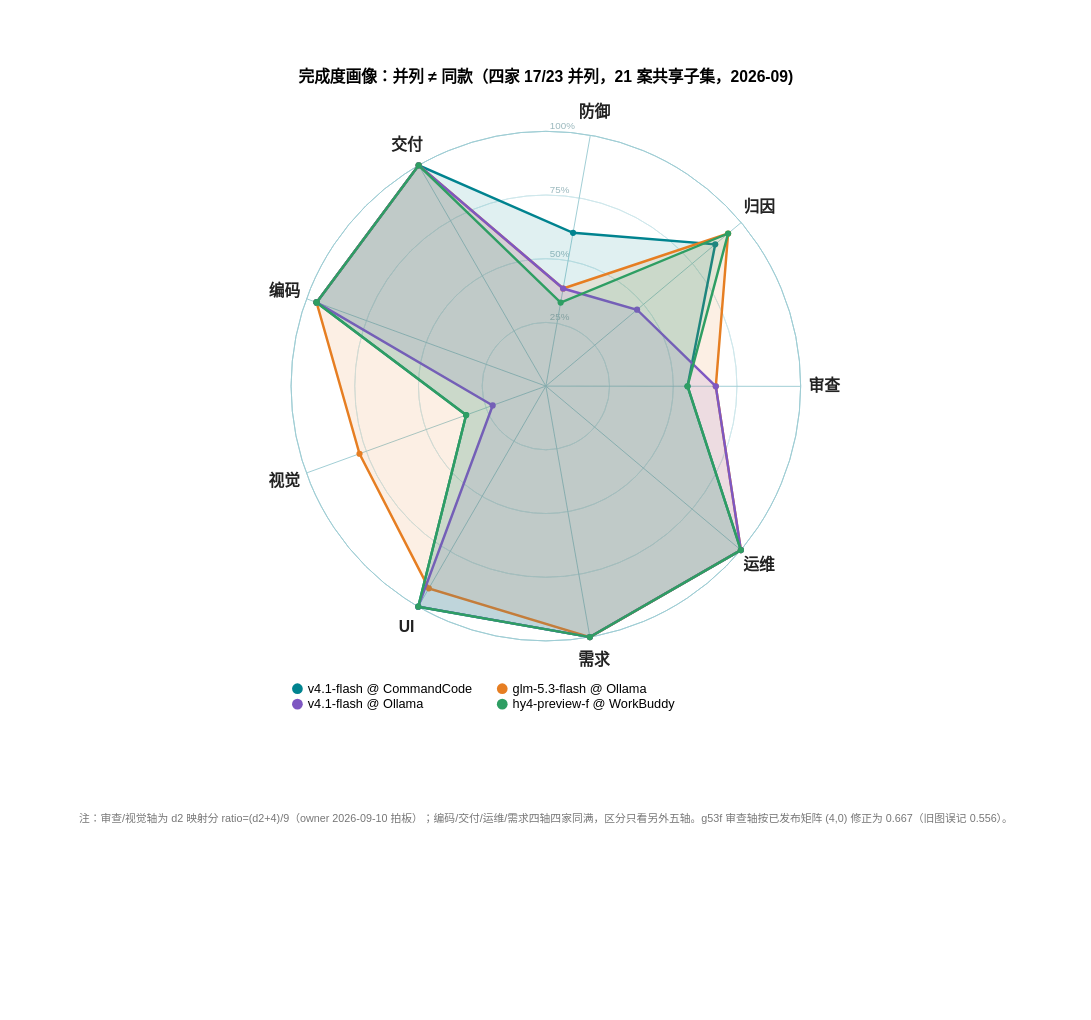

Write a Vega-Lite specification for this figure.
### Vega specification from a JSON file in a GitHub repository (floating-point values rounded to 4 significant figures)
{"$schema": "https://vega.github.io/schema/vega/v5.json", "width": 520, "height": 520, "padding": {"top": 70, "left": 80, "right": 80, "bottom": 200}, "title": {"text": "完成度画像：并列 ≠ 同款（四家 17/23 并列，21 案共享子集，2026-09)", "fontSize": 16, "anchor": "middle", "offset": 20}, "signals": [{"name": "radius", "update": "width / 2"}], "data": [{"name": "table", "values": [{"key": "编码", "category": "v4.1-flash @ CommandCode", "value": 0.958}, {"key": "交付", "category": "v4.1-flash @ CommandCode", "value": 1.0}, {"key": "防御", "category": "v4.1-flash @ CommandCode", "value": 0.611}, {"key": "归因", "category": "v4.1-flash @ CommandCode", "value": 0.867}, {"key": "审查", "category": "v4.1-flash @ CommandCode", "value": 0.556}, {"key": "运维", "category": "v4.1-flash @ CommandCode", "value": 1.0}, {"key": "需求", "category": "v4.1-flash @ CommandCode", "value": 1.0}, {"key": "UI", "category": "v4.1-flash @ CommandCode", "value": 1.0}, {"key": "视觉", "category": "v4.1-flash @ CommandCode", "value": 0.333}, {"key": "编码", "category": "v4.1-flash @ CommandCode", "value": 0.958, "close": true}, {"key": "编码", "category": "glm-5.3-flash @ Ollama", "value": 0.958}, {"key": "交付", "category": "glm-5.3-flash @ Ollama", "value": 1.0}, {"key": "防御", "category": "glm-5.3-flash @ Ollama", "value": 0.389}, {"key": "归因", "category": "glm-5.3-flash @ Ollama", "value": 0.933}, {"key": "审查", "category": "glm-5.3-flash @ Ollama", "value": 0.667}, {"key": "运维", "category": "glm-5.3-flash @ Ollama", "value": 1.0}, {"key": "需求", "category": "glm-5.3-flash @ Ollama", "value": 1.0}, {"key": "UI", "category": "glm-5.3-flash @ Ollama", "value": 0.917}, {"key": "视觉", "category": "glm-5.3-flash @ Ollama", "value": 0.778}, {"key": "编码", "category": "glm-5.3-flash @ Ollama", "value": 0.958, "close": true}, {"key": "编码", "category": "v4.1-flash @ Ollama", "value": 0.958}, {"key": "交付", "category": "v4.1-flash @ Ollama", "value": 1.0}, {"key": "防御", "category": "v4.1-flash @ Ollama", "value": 0.389}, {"key": "归因", "category": "v4.1-flash @ Ollama", "value": 0.467}, {"key": "审查", "category": "v4.1-flash @ Ollama", "value": 0.667}, {"key": "运维", "category": "v4.1-flash @ Ollama", "value": 1.0}, {"key": "需求", "category": "v4.1-flash @ Ollama", "value": 1.0}, {"key": "UI", "category": "v4.1-flash @ Ollama", "value": 1.0}, {"key": "视觉", "category": "v4.1-flash @ Ollama", "value": 0.222}, {"key": "编码", "category": "v4.1-flash @ Ollama", "value": 0.958, "close": true}, {"key": "编码", "category": "hy4-preview-f @ WorkBuddy", "value": 0.958}, {"key": "交付", "category": "hy4-preview-f @ WorkBuddy", "value": 1.0}, {"key": "防御", "category": "hy4-preview-f @ WorkBuddy", "value": 0.333}, {"key": "归因", "category": "hy4-preview-f @ WorkBuddy", "value": 0.933}, {"key": "审查", "category": "hy4-preview-f @ WorkBuddy", "value": 0.556}, {"key": "运维", "category": "hy4-preview-f @ WorkBuddy", "value": 1.0}, {"key": "需求", "category": "hy4-preview-f @ WorkBuddy", "value": 1.0}, {"key": "UI", "category": "hy4-preview-f @ WorkBuddy", "value": 1.0}, {"key": "视觉", "category": "hy4-preview-f @ WorkBuddy", "value": 0.333}, {"key": "编码", "category": "hy4-preview-f @ WorkBuddy", "value": 0.958, "close": true}]}, {"name": "keys", "values": ["编码", "交付", "防御", "归因", "审查", "运维", "需求", "UI", "视觉"]}, {"name": "ticks", "values": [{"f": 0.25}, {"f": 0.5}, {"f": 0.75}, {"f": 1.0}]}], "scales": [{"name": "angular", "type": "point", "domain": {"data": "keys", "field": "data"}, "range": {"signal": "[-PI + 0.35, PI + 0.35 - 2 * PI / 9]"}}, {"name": "radial", "type": "linear", "domain": [0, 1], "range": {"signal": "[0, radius]"}, "zero": true, "nice": false}, {"name": "color", "type": "ordinal", "domain": ["v4.1-flash @ CommandCode", "glm-5.3-flash @ Ollama", "v4.1-flash @ Ollama", "hy4-preview-f @ WorkBuddy"], "range": ["#00838F", "#E67E22", "#7E57C2", "#2E9E63"]}], "legends": [{"fill": "color", "orient": "bottom", "title": null, "labelFontSize": 13, "symbolSize": 120, "labelLimit": 0, "direction": "horizontal", "columns": 2, "columnPadding": 24, "offset": 40}], "marks": [{"type": "arc", "encode": {"enter": {"x": {"signal": "0.5 * width"}, "y": {"signal": "0.5 * height"}, "startAngle": {"value": 0}, "endAngle": {"signal": "2 * PI"}, "innerRadius": {"signal": "0.25 * radius"}, "outerRadius": {"signal": "0.25 * radius"}, "stroke": {"value": "#cfe8ec"}, "strokeWidth": {"value": 1}}}}, {"type": "arc", "encode": {"enter": {"x": {"signal": "0.5 * width"}, "y": {"signal": "0.5 * height"}, "startAngle": {"value": 0}, "endAngle": {"signal": "2 * PI"}, "innerRadius": {"signal": "0.5 * radius"}, "outerRadius": {"signal": "0.5 * radius"}, "stroke": {"value": "#cfe8ec"}, "strokeWidth": {"value": 1}}}}, {"type": "arc", "encode": {"enter": {"x": {"signal": "0.5 * width"}, "y": {"signal": "0.5 * height"}, "startAngle": {"value": 0}, "endAngle": {"signal": "2 * PI"}, "innerRadius": {"signal": "0.75 * radius"}, "outerRadius": {"signal": "0.75 * radius"}, "stroke": {"value": "#cfe8ec"}, "strokeWidth": {"value": 1}}}}, {"type": "arc", "encode": {"enter": {"x": {"signal": "0.5 * width"}, "y": {"signal": "0.5 * height"}, "startAngle": {"value": 0}, "endAngle": {"signal": "2 * PI"}, "innerRadius": {"signal": "radius"}, "outerRadius": {"signal": "radius"}, "stroke": {"value": "#9fcdd4"}, "strokeWidth": {"value": 1}}}}, {"type": "text", "encode": {"enter": {"x": {"signal": "0.5 * width + 4"}, "y": {"signal": "0.5 * height - datum.f * radius"}, "text": {"signal": "format(datum.f, '.0%')"}, "fontSize": {"value": 10}, "fill": {"value": "#9ab8bd"}, "align": {"value": "left"}, "baseline": {"value": "bottom"}}}, "from": {"data": "ticks"}}, {"type": "rule", "from": {"data": "keys"}, "encode": {"enter": {"x": {"signal": "0.5 * width"}, "y": {"signal": "0.5 * height"}, "x2": {"signal": "0.5 * width + radius * cos(scale('angular', datum.data))"}, "y2": {"signal": "0.5 * height + radius * sin(scale('angular', datum.data))"}, "stroke": {"value": "#9fcdd4"}, "strokeWidth": {"value": 1}}}}, {"type": "text", "from": {"data": "keys"}, "encode": {"enter": {"x": {"signal": "0.5 * width + (radius + 24) * cos(scale('angular', datum.data))"}, "y": {"signal": "0.5 * height + (radius + 24) * sin(scale('angular', datum.data))"}, "text": {"field": "data"}, "fontSize": {"value": 16}, "fontWeight": {"value": "bold"}, "align": {"value": "center"}, "baseline": {"value": "middle"}, "fill": {"value": "#222"}}}}, {"type": "group", "from": {"facet": {"name": "cats", "data": "table", "groupby": "category"}}, "marks": [{"type": "line", "from": {"data": "cats"}, "encode": {"enter": {"x": {"signal": "0.5 * width + scale('radial', datum.value) * cos(scale('angular', datum.key))"}, "y": {"signal": "0.5 * height + scale('radial', datum.value) * sin(scale('angular', datum.key))"}, "stroke": {"scale": "color", "field": {"parent": "category"}}, "strokeWidth": {"value": 2.5}, "fill": {"scale": "color", "field": {"parent": "category"}}, "fillOpacity": {"value": 0.12}}}}, {"type": "symbol", "from": {"data": "cats"}, "encode": {"enter": {"x": {"signal": "0.5 * width + scale('radial', datum.value) * cos(scale('angular', datum.key))"}, "y": {"signal": "0.5 * height + scale('radial', datum.value) * sin(scale('angular', datum.key))"}, "size": {"value": 40}, "fill": {"scale": "color", "field": {"parent": "category"}}}}}]}, {"type": "text", "encode": {"enter": {"x": {"signal": "0.5 * width"}, "y": {"signal": "height + 185"}, "text": {"value": "注：审查/视觉轴为 d2 映射分 ratio=(d2+4)/9（owner 2026-09-10 拍板）；编码/交付/运维/需求四轴四家同满，区分只看另外五轴。g53f 审查轴按已发布矩阵 (4,0) 修正为 0.667（旧图误记 0.556）。"}, "fontSize": {"value": 11}, "fill": {"value": "#777"}, "align": {"value": "center"}}}}]}
